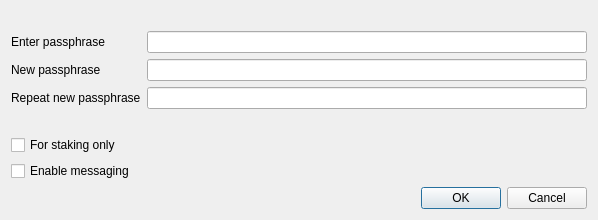
<?xml version="1.0" encoding="UTF-8"?>
<ui version="4.0">
 <class>AskPassphraseDialog</class>
 <widget class="QDialog" name="AskPassphraseDialog">
  <property name="geometry">
   <rect>
    <x>0</x>
    <y>0</y>
    <width>598</width>
    <height>198</height>
   </rect>
  </property>
  <property name="sizePolicy">
   <sizepolicy hsizetype="Preferred" vsizetype="Minimum">
    <horstretch>0</horstretch>
    <verstretch>0</verstretch>
   </sizepolicy>
  </property>
  <property name="minimumSize">
   <size>
    <width>550</width>
    <height>0</height>
   </size>
  </property>
  <property name="windowTitle">
   <string>Passphrase Dialog</string>
  </property>
  <layout class="QVBoxLayout" name="verticalLayout">
   <item>
    <widget class="QLabel" name="warningLabel">
     <property name="textFormat">
      <enum>Qt::RichText</enum>
     </property>
     <property name="wordWrap">
      <bool>true</bool>
     </property>
    </widget>
   </item>
   <item>
    <layout class="QFormLayout" name="formLayout">
     <property name="fieldGrowthPolicy">
      <enum>QFormLayout::AllNonFixedFieldsGrow</enum>
     </property>
     <item row="0" column="0">
      <widget class="QLabel" name="passLabel1">
       <property name="text">
        <string>Enter passphrase</string>
       </property>
      </widget>
     </item>
     <item row="0" column="1">
      <widget class="QLineEdit" name="passEdit1">
       <property name="echoMode">
        <enum>QLineEdit::Password</enum>
       </property>
      </widget>
     </item>
     <item row="1" column="0">
      <widget class="QLabel" name="passLabel2">
       <property name="text">
        <string>New passphrase</string>
       </property>
      </widget>
     </item>
     <item row="1" column="1">
      <widget class="QLineEdit" name="passEdit2">
       <property name="echoMode">
        <enum>QLineEdit::Password</enum>
       </property>
      </widget>
     </item>
     <item row="2" column="0">
      <widget class="QLabel" name="passLabel3">
       <property name="text">
        <string>Repeat new passphrase</string>
       </property>
      </widget>
     </item>
     <item row="2" column="1">
      <widget class="QLineEdit" name="passEdit3">
       <property name="echoMode">
        <enum>QLineEdit::Password</enum>
       </property>
      </widget>
     </item>
     <item row="3" column="1">
      <widget class="QLabel" name="capsLabel">
       <property name="font">
        <font>
         <weight>75</weight>
         <bold>true</bold>
        </font>
       </property>
       <property name="text">
        <string/>
       </property>
       <property name="alignment">
        <set>Qt::AlignCenter</set>
       </property>
      </widget>
     </item>
     <item row="4" column="0">
      <widget class="QCheckBox" name="stakingCheckBox">
       <property name="enabled">
        <bool>true</bool>
       </property>
       <property name="toolTip">
        <string>Serves to disable the trivial sendmoney when OS account compromised. Provides no real security.</string>
       </property>
       <property name="text">
        <string>For staking only</string>
       </property>
       <property name="visible">
        <bool>false</bool>
       </property>
      </widget>
     </item>
     <item row="5" column="0">
      <widget class="QCheckBox" name="messagingCheckBox">
       <property name="enabled">
        <bool>true</bool>
       </property>
       <property name="toolTip">
        <string>Serves to disable the trivial sendmoney when OS account compromised. Provides no real security.</string>
       </property>
       <property name="text">
        <string>Enable messaging</string>
       </property>
       <property name="visible">
        <bool>false</bool>
       </property>
      </widget>
     </item>
    </layout>
   </item>
   <item>
    <widget class="QDialogButtonBox" name="buttonBox">
     <property name="orientation">
      <enum>Qt::Horizontal</enum>
     </property>
     <property name="standardButtons">
      <set>QDialogButtonBox::Cancel|QDialogButtonBox::Ok</set>
     </property>
    </widget>
   </item>
  </layout>
 </widget>
 <resources/>
 <connections>
  <connection>
   <sender>buttonBox</sender>
   <signal>accepted()</signal>
   <receiver>AskPassphraseDialog</receiver>
   <slot>accept()</slot>
   <hints>
    <hint type="sourcelabel">
     <x>248</x>
     <y>254</y>
    </hint>
    <hint type="destinationlabel">
     <x>157</x>
     <y>274</y>
    </hint>
   </hints>
  </connection>
  <connection>
   <sender>buttonBox</sender>
   <signal>rejected()</signal>
   <receiver>AskPassphraseDialog</receiver>
   <slot>reject()</slot>
   <hints>
    <hint type="sourcelabel">
     <x>316</x>
     <y>260</y>
    </hint>
    <hint type="destinationlabel">
     <x>286</x>
     <y>274</y>
    </hint>
   </hints>
  </connection>
 </connections>
</ui>
